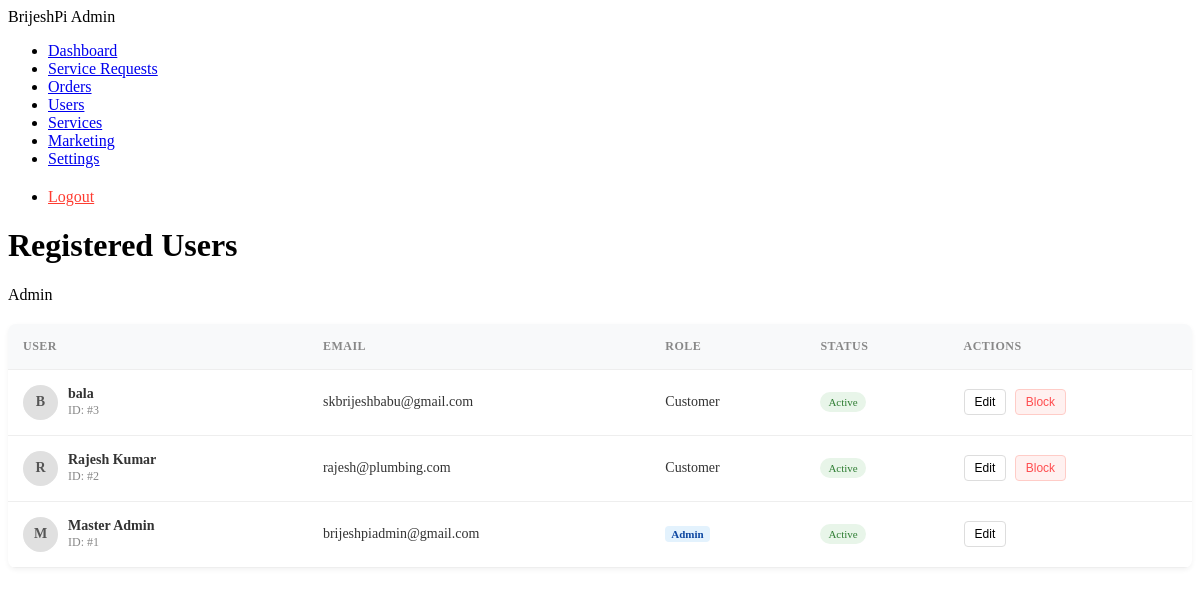
Before: /admin/users (signed in) with the older database file.
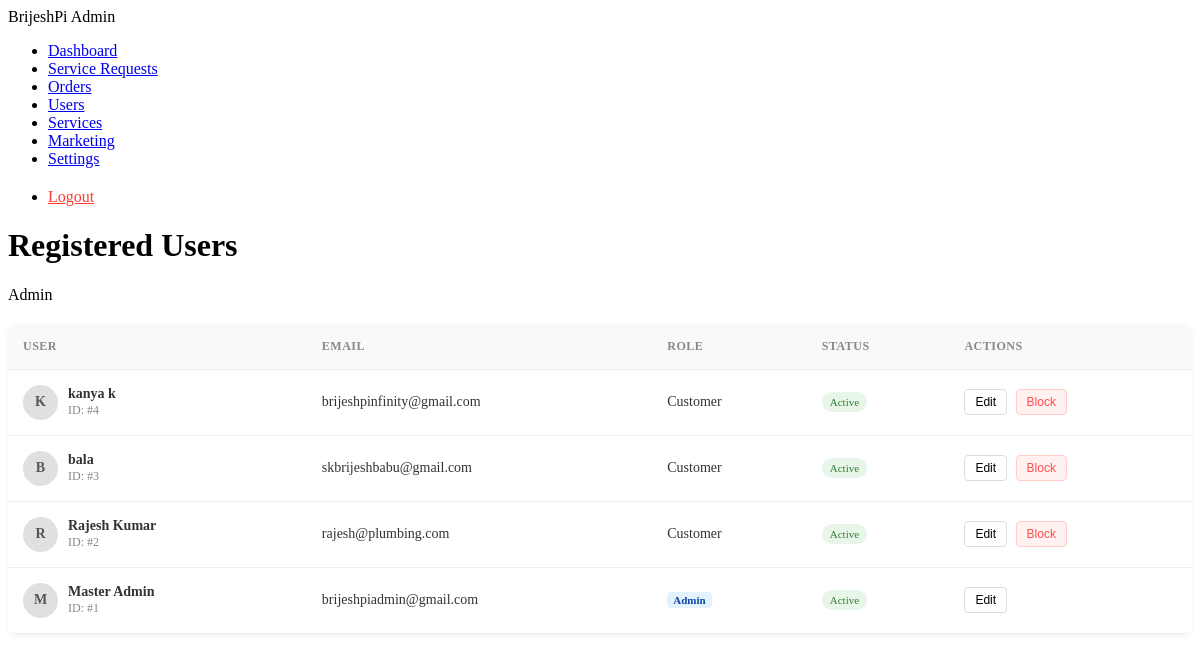
After: the same page with the newer database file.
### app.py (models this page shows)
class User(UserMixin, db.Model):
    id = db.Column(db.Integer, primary_key=True)
    username = db.Column(db.String(100), nullable=True)
    email = db.Column(db.String(100), unique=True, nullable=False)
    password = db.Column(db.String(100), nullable=False)
    role = db.Column(db.String(20), default="user")
    company_name = db.Column(db.String(100))
    service_category = db.Column(db.String(50))

### app.py (the view)
@admin_bp.route('/users')
@login_required
@admin_required
def users():
    all_users = User.query.order_by(User.id.desc()).all()
    return render_template('admin/users.html', users=all_users)

### app.py (called while the page is built)
@login_manager.user_loader
def load_user(user_id):
    return User.query.get(int(user_id))

def admin_required(f):
    @wraps(f)
    def decorated_function(*args, **kwargs):
        if not current_user.is_authenticated or current_user.role != 'admin':
            flash("You do not have permission to access this page.", "danger")
            return redirect(url_for('login'))
        return f(*args, **kwargs)
    return decorated_function

### templates/admin/users.html (shortened to what this page needs)
<!DOCTYPE html>
<html lang="en">
<head>
    <link rel="stylesheet" href="{{ url_for('admin.static', filename='admin/css/style.css') }}">
</head>
<body>
    <aside class="sidebar">
        <div class="brand">
            <span>BrijeshPi Admin</span>
        </div>
        <ul class="nav-links">
            <li><a href="{{ url_for('admin.dashboard') }}">Dashboard</a></li>
            <li><a href="{{ url_for('admin.requests') }}">Service Requests</a></li>
            <li><a href="{{ url_for('admin.orders') }}">Orders</a></li>
            <li><a href="{{ url_for('admin.users') }}">Users</a></li>
            <li><a href="{{ url_for('admin.services') }}">Services</a></li>
            <li><a href="{{ url_for('admin.marketing') }}">Marketing</a></li>
            <li><a href="{{ url_for('admin.settings') }}">Settings</a></li>
            <li style="margin-top: 20px;"><a href="/logout" style="color: #ff3b30;">Logout</a></li>
        </ul>
    </aside>
    <main class="main-content">
        <header class="header">
            <h1 class="page-title">Registered Users</h1>
            <div class="user-profile">
                <span style="font-weight: 500;">Admin</span>
            </div>
        </header>
        <section class="table-container">
            <table>
                <thead>
                    <tr>
                        <th>User</th>
                        <th>Email</th>
                        <th>Role</th>
                        <th>Status</th>
                        <th>Actions</th>
                    </tr>
                </thead>
                <tbody>
                    {% for user in users %}
                    <tr>
                        <td>
                            <div class="product-cell">
                                <div class="product-img">
                                    {{ user.username[0].upper() if user.username else '?' }}
                                </div>
                                <div>
                                    <b>{{ user.username or 'Unknown' }}</b><br>
                                    <span style="font-size:12px; color:#888;">ID: #{{ user.id }}</span>
                                </div>
                            </div>
                        </td>
                        <td>{{ user.email }}</td>
                        <td>
                            {% if user.role == 'admin' %}
                                <span style="background: #e3f2fd; color: #0d47a1; padding: 2px 6px; border-radius: 4px; font-size: 11px; font-weight: 600;">Admin</span>
                            {% else %}
                                <span>Customer</span>
                            {% endif %}
                        </td>
                        <td><span class="badge active">Active</span></td>
                        <td>
                            <button class="action-btn">Edit</button>
                            {% if user.role != 'admin' %}
                            <button class="action-btn delete">Block</button>
                            {% endif %}
                        </td>
                    </tr>
                    {% else %}
                    <tr>
                        <td colspan="5" style="text-align: center; padding: 30px; color: #999;">No users found.</td>
                    </tr>
                    {% endfor %}
                </tbody>
            </table>
        </section>
    </main>
</body>
</html>

### templates/admin/users.html (style rules this page uses)
.table-container { margin-top: 20px; background: white; border-radius: 8px; box-shadow: 0 2px 5px rgba(0,0,0,0.05); overflow: hidden; }
table { width: 100%; border-collapse: collapse; }
th, td { padding: 15px; text-align: left; border-bottom: 1px solid #eee; font-size: 14px; color: #333; }
th { background-color: #f8f9fa; font-weight: 600; text-transform: uppercase; font-size: 12px; letter-spacing: 0.5px; color: #888; }
.product-cell { display: flex; align-items: center; gap: 10px; }
.product-img { width: 35px; height: 35px; border-radius: 50%; background: #e0e0e0; display: flex; align-items: center; justify-content: center; font-weight: bold; color: #555; }
.badge { padding: 4px 8px; border-radius: 12px; font-size: 11px; font-weight: 500; }
.badge.active { background: #e8f5e9; color: #2e7d32; }
.action-btn { border: 1px solid #ddd; background: white; padding: 5px 10px; border-radius: 4px; cursor: pointer; font-size: 12px; }
.action-btn.delete { border-color: #ffccc7; background: #fff1f0; color: #ff4d4f; margin-left: 5px; }

Changed rows visible on the page:
added User: username "K", username "kanya k", id "4", email "brijeshpinfinity@gmail.com", role "Customer"
